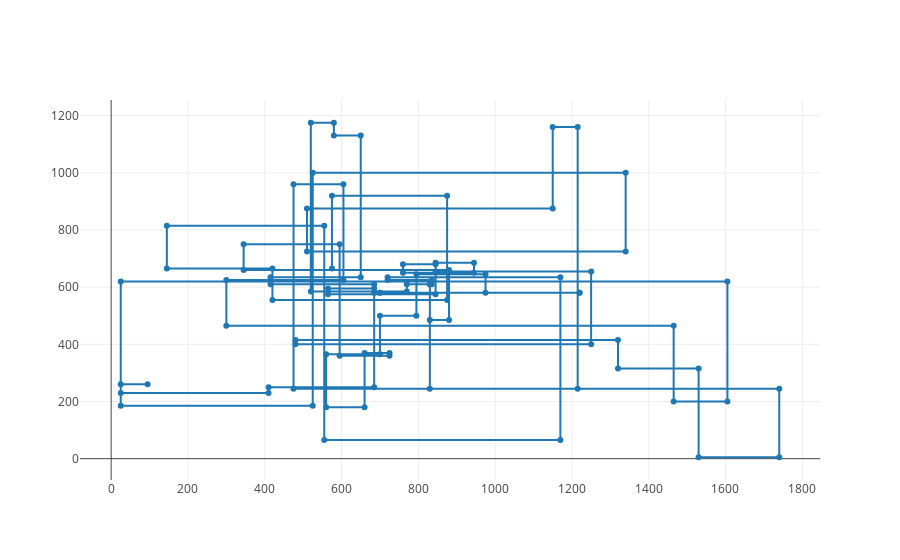

Write notebook code for a chart like this one.
### Code cell
assert mk_best_path is not None
print("Best length:", mk_best_length)
draw_path(mk_best_path, tsp_df)
